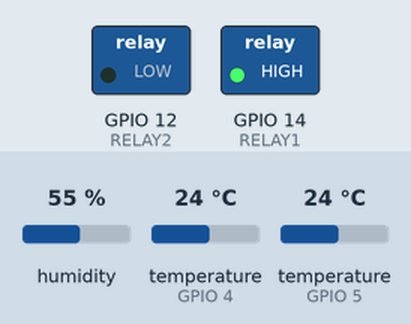
Bench run of a sketch on a simulated ESP8266 (NodeMCU). Shown: switched loads named in the sketch (green lamp = pin HIGH). The test bench sets the inputs (shaded band); at power-on: humidity 55 %, temperature (sensors on GPIO 4, GPIO 5) 24 °C. WiFi joins after 1.5 s; servers stay silent unless stated; random numbers use the default seed unless the sketch sets one; no MQTT or app messages arrive unless stated; what the sketch prints to the serial monitor is not drawn.

Above: at 0.1 s.
At 2.3 s:
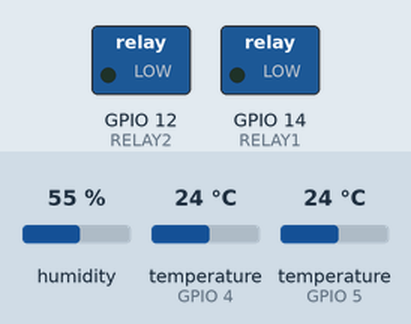
Timing chart, 0 to 3.8 s (numbered marks = the images above):
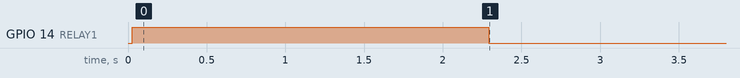

Measured:
- by itself, GPIO 14 (RELAY1): LOW → HIGH at 0.03 s, → LOW 2.3 s later

The sketch:

espgarage.ino
```cpp
/*
  ESP-8266 Garage Control
  https://github.com/karetah/espgarage
*/
#include <ESP8266WiFi.h>
#include <PubSubClient.h>
#include <DHT.h>
#include <OneWire.h>
#include <DallasTemperature.h>
//#define RELAY1 LED_BUILTIN // 2 (D4) pulled output is inverted
#define RELAY1 14 //D5
#define RELAY2 12 //D6
  // GPIO where the DS18B20 is connected to
#define ONEWIREPIN 4 //D2
#define TEMPERATURE_PRECISION 10
#define DHTPIN 5 // D1
#define DHTTYPE DHT11 // DHT 11
// #define DHTTYPE    DHT22     // DHT 22 (AM2302)
// #define DHTTYPE    DHT21     // DHT 21 (AM2301)
#define MSG_BUFFER_SIZE (50)
char msg[MSG_BUFFER_SIZE];

const char *ssid = "wifinetwork";
const char *password = "wifipassword0";
const char *mqtt_server = "broker.kareta.ru";


unsigned long lastSecond = 0;
unsigned long lastSecond5 = 0;
unsigned long lastHour = 0;
unsigned long now;

float h; // DHT Humidity
float t; // DHT Temperature
float d0; // DS18B20 index 0 Temperature
float d1; // DS18B20 index 0 Temperature
float d2; // DS18B20 index 0 Temperature
int stateR1=0; // Relay 1 state (floor switch)
int stateR2=0; // Relay 2 state (heater switch)
int mode; // Operating mode
int dmax; // Floor max (27-30 C)
int dmin; // Floor min (2-3 C)
int tmax;
int tmin;
const char *modetopic = "myesp/relay/mode";
const char *tmintopic = "myesp/relay/tmin";
const char *tmaxtopic = "myesp/relay/tmax";
const char *d0topic = "myesp/sensors/d0";
const char *d1topic = "myesp/sensors/d1";
const char *d2topic = "myesp/sensors/d2";
const char *ttopic = "myesp/sensors/t";
const char *htopic = "myesp/sensors/h";
const char *r1topic = "myesp/relay/1";
const char *r2topic = "myesp/relay/2";
String clientId = "myesp-";

WiFiClient espClient;
PubSubClient client(espClient);
OneWire oneWire(ONEWIREPIN);
DallasTemperature sensors(&oneWire);
DHT dht(DHTPIN, DHTTYPE);


//DeviceAddress d0address, d1address, d2address ;
// DeviceAddress d0address = { 0x28, 0x08, 0x0E, 0x45, 0x92, 0x0D, 0x02, 0x2E };
// DeviceAddress d1address = { 0x28, 0xE2, 0x94, 0x77, 0x91, 0x08, 0x02, 0x96 };
// DeviceAddress d2address = { 0x28, 0x59, 0x16, 0x45, 0x92, 0x12, 0x02, 0x81 };

DeviceAddress d0address = { 0x28, 0xB8, 0x5D, 0x79, 0x97, 0x02, 0x03, 0xDB };
DeviceAddress d1address = { 0x28, 0xB8, 0x5D, 0x79, 0x97, 0x02, 0x03, 0xDB };
DeviceAddress d2address = { 0x28, 0xB8, 0x5D, 0x79, 0x97, 0x02, 0x03, 0xDB };


void reconnect()
{
  if (!client.connected())
  {
    // Serial.print("Attempting MQTT connection...");
   // Attempt to connect
    if (client.connect(clientId.c_str()))
    {
      client.subscribe(modetopic);
      client.subscribe(tmaxtopic);
      client.subscribe(tmintopic);
      client.subscribe(r2topic);
    }
    else
    {
      // Serial.print("failed, rc=");
      // Serial.print(client.state());
      // Serial.println(" try again in 5 seconds");
      // Wait 5 seconds before retrying§
      delay(5000);
    }
  }
}

void callback(char* topic, byte* payload, unsigned int length)
{
  String intPayload = "";
  for (unsigned int i = 0; i < length; i++) {
    intPayload += ((char)payload[i]);
  }
  String inTopic(topic);
  String modeTopic(modetopic);
  String maxTopic(tmaxtopic);
  String minTopic(tmintopic);
  String r2Topic(r2topic);
          // Serial.print("current mode: ");
          // Serial.println(mode);

// i dont't know to compare the topic pointers except comparing strings.
    if (inTopic == modeTopic)
        {
        //    Serial.println(int(payload[0]));
        //  mode = payload[0] - 48;
          mode = intPayload.toInt();
          // Serial.print("new mode: ");
          // Serial.println(mode);
        }
    else if (inTopic == r2Topic) {
            stateR2 = intPayload.toInt();
          // Serial.print("new mode: ");
          // Serial.println(mode);
             }

    else
       if (mode == 3) {
          if (inTopic == maxTopic) {
            dmax = intPayload.toInt();
            // Serial.print("manual: maxtemp: ");
            // Serial.println(dmax);
            // Serial.println(intPayload);
          }
          else if (inTopic == minTopic) {
            dmin = intPayload.toInt();
            // Serial.print("manual: mintemp: ");
            // Serial.println(dmin);
            // Serial.println(intPayload);
          }
          else
          {
            // Serial.print("wrong topic: ");
            // Serial.println(topic);
          }
      }
      else
        {


            // Serial.print("manual: maxtemp: ");
            // Serial.println(dmax);
            // Serial.println(intPayload);
          }
        // Serial.print("Wrong mode: ");
        // Serial.println(mode);


    intPayload = "";

}

// for future use
// void getManual(){

// }

int dutyMode(int dM){
  // hardcoded values for various modes
  switch (dM){
    case 1:
      dmin = 24;
      dmax = 27;
      tmin = 10;
      tmax = 15;
      return 1;
    case 2:
      dmin = 5;
      dmax = 10;
      tmin = 2;
      tmax = 5;
      return 2;
    case 3:
 //     getManual();
      return 3;
    default:
      dmin = 2;
      dmax = 5;
      tmin = 1;
      tmax = 3;
      return 0;
  }
}

int CR1(int m) {
    switch (m){
      case 1:
        digitalWrite(RELAY1, 1);
        return 1;
      default:
        digitalWrite(RELAY1, 0);
        return 0;
    }
}

int CR2(int n) {
    switch (n){
      case 1:
        digitalWrite(RELAY2, 1);
        return 1;
      default:
        digitalWrite(RELAY2, 0);
        return 0;
    }
}
void getSensorTest(){
  // simulate temperature response from relay condition
    if (stateR1 == 1) d0++;
    else d0--;
}

void getSensorsAll(){
    sensors.requestTemperatures();
    h = dht.readHumidity();
    t = dht.readTemperature();
    delay(10);
    d0 = sensors.getTempC(d0address);
    delay(10);
    d1 = sensors.getTempC(d1address);
    delay(10);
    d2 = sensors.getTempC(d2address);
    delay(10);
    if(d2 == DEVICE_DISCONNECTED_C) d2 = 127;

}


void PublishData(){
    // Publish section
    Serial.print("dallas0 temp: ");
    Serial.println(d0);
    // Serial.print("dallas1 temp: ");
    // Serial.println(d1);
    // Serial.print("dallas2 temp: ");
    // Serial.println(d2);
    Serial.print("R1 state: ");
    Serial.println(stateR1);
    Serial.print("R2 state: ");
    Serial.println(stateR2);
    Serial.print("duty mode: ");
    Serial.println(mode);
    // Start publish
    snprintf(msg, MSG_BUFFER_SIZE, "%f", d0);
    client.publish(d0topic, msg);
    snprintf(msg, MSG_BUFFER_SIZE, "%f", d1);
    client.publish(d1topic, msg);
    snprintf(msg, MSG_BUFFER_SIZE, "%f", d2);
    client.publish(d2topic, msg);
    snprintf(msg, MSG_BUFFER_SIZE, "%f", t);
    client.publish(ttopic, msg);
    snprintf(msg, MSG_BUFFER_SIZE, "%f", h);
    client.publish(htopic, msg);
    snprintf(msg, MSG_BUFFER_SIZE, "%i", stateR1);
    client.publish(r1topic, msg);
    snprintf(msg, MSG_BUFFER_SIZE, "%i", stateR2);
    client.publish(r2topic, msg);
    snprintf(msg, MSG_BUFFER_SIZE, "%i", mode);
    client.publish(modetopic, msg);
    snprintf(msg, MSG_BUFFER_SIZE, "%i", dmax);
    client.publish(tmaxtopic, msg);
    snprintf(msg, MSG_BUFFER_SIZE, "%i", dmin);
    client.publish(tmintopic, msg);
    // End publish
}


void setup()
{
  pinMode(RELAY1, OUTPUT);
  pinMode(RELAY2, OUTPUT);
  WiFi.mode(WIFI_STA);
  WiFi.begin(ssid, password);
  Serial.begin(115200);
  delay(10);
  dht.begin();
  sensors.begin();
  sensors.setResolution(d0address, TEMPERATURE_PRECISION);
  sensors.setResolution(d1address, TEMPERATURE_PRECISION);
  sensors.setResolution(d2address, TEMPERATURE_PRECISION);

  // Create a random client ID
  randomSeed(micros());
  clientId += String(random(0xffff), HEX);
  client.setServer(mqtt_server, 1883);
  client.setCallback(callback);
  mode = dutyMode(0);

}

void loop()
{
  mode = dutyMode(mode);
  now = millis();
  if (WiFi.status() == WL_CONNECTED)
    {
    if (!client.connected())  reconnect();
    client.loop();
    }


// 1 second run
  if (now - lastSecond > 2000)
  {
    // Get sensors data every 2 seconds
    getSensorsAll();
    // ..or simulate responce from floor heater
    // getSensorTest();
//    Serial.println(stateR2);
    lastSecond = now;
  }
  // Every 10 seconds publish data
  if (now - lastSecond5 > 10000)
  {
    PublishData();
    lastSecond5 = now;
  }
  // Poweroff timer for heater
if (now - lastHour > 3600000)
// if (now - lastHour > 20000)
  {
    if (stateR2 == 1) stateR2 = CR2(0);
    // stateR2 = CR2(!stateR2);
    lastHour = now;
  }

// main RELAY1 logic

  if (stateR1 == 1 && int(d2) > dmax) stateR1 = CR1(!stateR1);
  else if (stateR1 == 0 && int(d2) < dmin) stateR1 = CR1(!stateR1);
  else CR1(stateR1);

stateR2 = CR2(stateR2);
}
```
